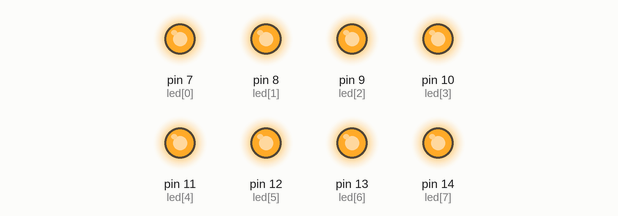
Simulated run of this sketch. Board: Arduino Uno, built with avr-gcc and run on an emulated ATmega328P. Shown: output pins drawn as LEDs (lit = HIGH).

Above: at 0.15 s.
At 1.35 s:
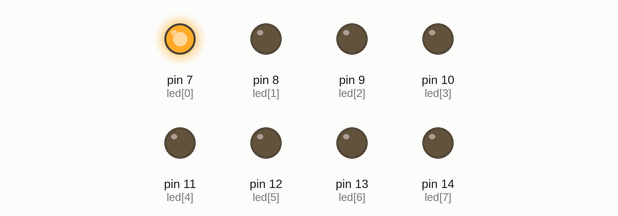
At 2.55 s:
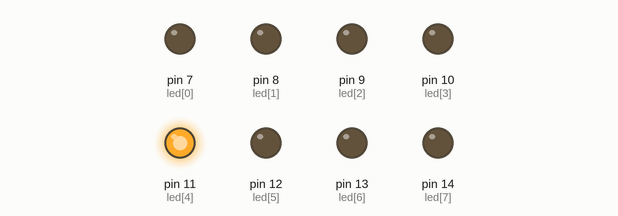
At 4.95 s:
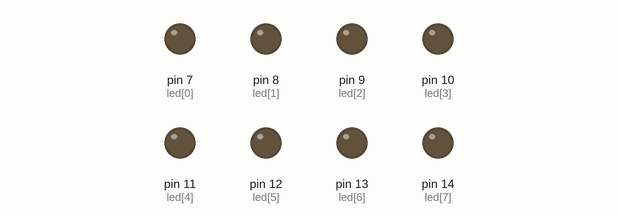
At 7.05 s:
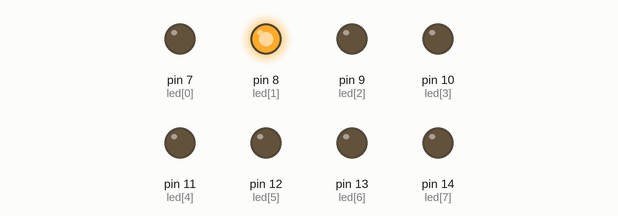
At 9.75 s:
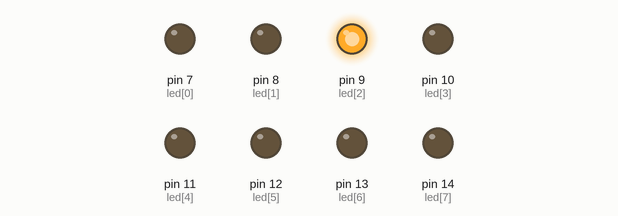
Timing chart, 0 to 10.1 s (numbered marks = the images above):
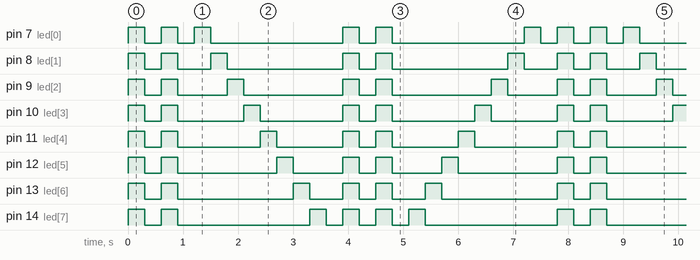

Measured:
- by itself, pin 14 (led[7]): repeats every 7.8 s: LOW 0.30 s, HIGH 0.30 s, LOW 2.4 s, 3 × (HIGH 0.30 s, LOW 0.30 s), HIGH 0.30 s, LOW 2.4 s, HIGH 0.30 s
- by itself, pin 7 (led[0]): repeats every 7.8 s: 2 × (LOW 0.30 s, HIGH 0.30 s), LOW 2.4 s, HIGH 0.30 s, LOW 0.30 s, HIGH 0.30 s, LOW 2.4 s, HIGH 0.30 s, LOW 0.30 s, HIGH 0.30 s
- by itself, everything shown: repeats every 7.8 s, in 26 steps

The sketch:

sketch_mar11b.ino
```cpp
int i;
const byte NUM=8;
const byte led[]={7,8,9,10,11,12,13,14};
const int delaytime=300;
void setup() {
  for(i=0;i<NUM;i++)
  {
    pinMode(led[i],OUTPUT);
    digitalWrite(led[i],LOW);
  }
}

void loop() {
  for(i=0;i<NUM;i++)
  {
    pinMode(led[i],OUTPUT);
    digitalWrite(led[i],HIGH);
  }
  delay(delaytime);
  for(i=0;i<NUM;i++)
  {
    pinMode(led[i],OUTPUT);
    digitalWrite(led[i],LOW);
  }
  delay(delaytime);
  for(i=0;i<NUM;i++)
  {
    pinMode(led[i],OUTPUT);
    digitalWrite(led[i],HIGH);
  }
  delay(delaytime);
  for(i=0;i<NUM;i++)
  {
    pinMode(led[i],OUTPUT);
    digitalWrite(led[i],LOW);
  }
  delay(delaytime);

  for(i=0;i<NUM;i++)
  {
    digitalWrite(led[i],HIGH);
    delay(delaytime);
    digitalWrite(led[i],LOW);
  }
    for(i=0;i<NUM;i++)
  {
    pinMode(led[i],OUTPUT);
    digitalWrite(led[i],LOW);
  }
    delay(delaytime);


  for(i=0;i<NUM;i++)
  {
    pinMode(led[i],OUTPUT);
    digitalWrite(led[i],HIGH);
  }
  delay(delaytime);
  for(i=0;i<NUM;i++)
  {
    pinMode(led[i],OUTPUT);
    digitalWrite(led[i],LOW);
  }
  delay(delaytime);
  for(i=0;i<NUM;i++)
  {
    pinMode(led[i],OUTPUT);
    digitalWrite(led[i],HIGH);
  }
  delay(delaytime);
  for(i=0;i<NUM;i++)
  {
    pinMode(led[i],OUTPUT);
    digitalWrite(led[i],LOW);
  }
  delay(delaytime);

  for(i=NUM-1;i>=0;i--)
  {
    digitalWrite(led[i],HIGH);
    delay(delaytime);
    digitalWrite(led[i],LOW);
  }
    for(i=0;i<NUM;i++)
  {
    pinMode(led[i],OUTPUT);
    digitalWrite(led[i],LOW);
  }
    delay(delaytime);

}
```
